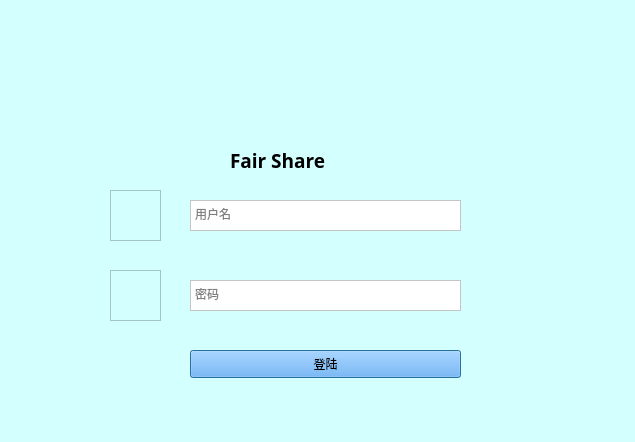
<?xml version="1.0" encoding="UTF-8"?>
<ui version="4.0">
 <class>DialogLogin</class>
 <widget class="QDialog" name="DialogLogin">
  <property name="geometry">
   <rect>
    <x>0</x>
    <y>0</y>
    <width>635</width>
    <height>442</height>
   </rect>
  </property>
  <property name="sizePolicy">
   <sizepolicy hsizetype="Fixed" vsizetype="Preferred">
    <horstretch>1</horstretch>
    <verstretch>0</verstretch>
   </sizepolicy>
  </property>
  <property name="windowTitle">
   <string>Dialog</string>
  </property>
  <property name="styleSheet">
   <string notr="true">background-color: rgb(212, 255, 255);</string>
  </property>
  <widget class="QLabel" name="label">
   <property name="geometry">
    <rect>
     <x>220</x>
     <y>0</y>
     <width>161</width>
     <height>121</height>
    </rect>
   </property>
   <property name="styleSheet">
    <string notr="true">image: url(:/user_head.png);</string>
   </property>
   <property name="text">
    <string/>
   </property>
   <property name="pixmap">
    <pixmap resource="resource.qrc">:/user_head.png</pixmap>
   </property>
  </widget>
  <widget class="QLabel" name="label_2">
   <property name="geometry">
    <rect>
     <x>230</x>
     <y>130</y>
     <width>151</width>
     <height>61</height>
    </rect>
   </property>
   <property name="font">
    <font>
     <family>隶书</family>
     <pointsize>14</pointsize>
     <weight>75</weight>
     <bold>true</bold>
    </font>
   </property>
   <property name="text">
    <string>Fair Share</string>
   </property>
  </widget>
  <widget class="QTextEdit" name="textEdit">
   <property name="geometry">
    <rect>
     <x>190</x>
     <y>200</y>
     <width>271</width>
     <height>31</height>
    </rect>
   </property>
   <property name="styleSheet">
    <string notr="true">background-color: rgb(255, 255, 255);</string>
   </property>
   <property name="html">
    <string>&lt;!DOCTYPE HTML PUBLIC &quot;-//W3C//DTD HTML 4.0//EN&quot; &quot;http://www.w3.org/TR/REC-html40/strict.dtd&quot;&gt;
&lt;html&gt;&lt;head&gt;&lt;meta name=&quot;qrichtext&quot; content=&quot;1&quot; /&gt;&lt;style type=&quot;text/css&quot;&gt;
p, li { white-space: pre-wrap; }
&lt;/style&gt;&lt;/head&gt;&lt;body style=&quot; font-family:'SimSun'; font-size:9pt; font-weight:400; font-style:normal;&quot;&gt;
&lt;p style=&quot;-qt-paragraph-type:empty; margin-top:0px; margin-bottom:0px; margin-left:0px; margin-right:0px; -qt-block-indent:0; text-indent:0px;&quot;&gt;&lt;br /&gt;&lt;/p&gt;&lt;/body&gt;&lt;/html&gt;</string>
   </property>
   <property name="placeholderText">
    <string>用户名</string>
   </property>
  </widget>
  <widget class="QFrame" name="frame">
   <property name="geometry">
    <rect>
     <x>110</x>
     <y>190</y>
     <width>51</width>
     <height>51</height>
    </rect>
   </property>
   <property name="styleSheet">
    <string notr="true">background-image: url(:/user.png);</string>
   </property>
   <property name="frameShape">
    <enum>QFrame::StyledPanel</enum>
   </property>
   <property name="frameShadow">
    <enum>QFrame::Raised</enum>
   </property>
  </widget>
  <widget class="QFrame" name="frame_2">
   <property name="geometry">
    <rect>
     <x>110</x>
     <y>270</y>
     <width>51</width>
     <height>51</height>
    </rect>
   </property>
   <property name="styleSheet">
    <string notr="true">background-image: url(:/password.png);</string>
   </property>
   <property name="frameShape">
    <enum>QFrame::StyledPanel</enum>
   </property>
   <property name="frameShadow">
    <enum>QFrame::Raised</enum>
   </property>
  </widget>
  <widget class="QTextEdit" name="textEdit_2">
   <property name="geometry">
    <rect>
     <x>190</x>
     <y>280</y>
     <width>271</width>
     <height>31</height>
    </rect>
   </property>
   <property name="styleSheet">
    <string notr="true">background-color: rgb(255, 255, 255);</string>
   </property>
   <property name="html">
    <string>&lt;!DOCTYPE HTML PUBLIC &quot;-//W3C//DTD HTML 4.0//EN&quot; &quot;http://www.w3.org/TR/REC-html40/strict.dtd&quot;&gt;
&lt;html&gt;&lt;head&gt;&lt;meta name=&quot;qrichtext&quot; content=&quot;1&quot; /&gt;&lt;style type=&quot;text/css&quot;&gt;
p, li { white-space: pre-wrap; }
&lt;/style&gt;&lt;/head&gt;&lt;body style=&quot; font-family:'SimSun'; font-size:9pt; font-weight:400; font-style:normal;&quot;&gt;
&lt;p style=&quot;-qt-paragraph-type:empty; margin-top:0px; margin-bottom:0px; margin-left:0px; margin-right:0px; -qt-block-indent:0; text-indent:0px;&quot;&gt;&lt;br /&gt;&lt;/p&gt;&lt;/body&gt;&lt;/html&gt;</string>
   </property>
   <property name="placeholderText">
    <string>密码</string>
   </property>
  </widget>
  <widget class="QPushButton" name="pushButton">
   <property name="geometry">
    <rect>
     <x>190</x>
     <y>350</y>
     <width>271</width>
     <height>28</height>
    </rect>
   </property>
   <property name="styleSheet">
    <string notr="true">font: 75 11pt &quot;等线&quot;;
background-color: rgb(85, 170, 255);</string>
   </property>
   <property name="text">
    <string>登陆</string>
   </property>
  </widget>
 </widget>
 <resources>
  <include location="resource.qrc"/>
 </resources>
 <connections/>
</ui>
